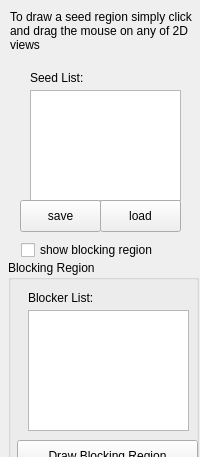
      <widget class="QWidget" name="step2">
       <property name="enabled">
        <bool>true</bool>
       </property>
       <property name="geometry">
        <rect>
         <x>0</x>
         <y>0</y>
         <width>200</width>
         <height>457</height>
        </rect>
       </property>
       <attribute name="label">
        <string>Step 2: Defining Seeds</string>
       </attribute>
       <widget class="QPushButton" name="nextstepBotton2">
        <property name="geometry">
         <rect>
          <x>100</x>
          <y>520</y>
          <width>101</width>
          <height>32</height>
         </rect>
        </property>
        <property name="text">
         <string>Next Step&gt;</string>
        </property>
       </widget>
       <widget class="QPushButton" name="prestepButton2">
        <property name="geometry">
         <rect>
          <x>0</x>
          <y>520</y>
          <width>101</width>
          <height>32</height>
         </rect>
        </property>
        <property name="text">
         <string>&lt;Pre Step</string>
        </property>
       </widget>
       <widget class="listViewWithKeyBoardSupport" name="markerListView">
        <property name="geometry">
         <rect>
          <x>30</x>
          <y>90</y>
          <width>151</width>
          <height>111</height>
         </rect>
        </property>
        <property name="focusPolicy">
         <enum>Qt::WheelFocus</enum>
        </property>
       </widget>
       <widget class="QLabel" name="label_2">
        <property name="geometry">
         <rect>
          <x>10</x>
          <y>0</y>
          <width>191</width>
          <height>61</height>
         </rect>
        </property>
        <property name="text">
         <string>To draw a seed region simply click and drag the mouse on any of 2D views</string>
        </property>
        <property name="wordWrap">
         <bool>true</bool>
        </property>
       </widget>
       <widget class="QCheckBox" name="showBlockerCheckBox">
        <property name="geometry">
         <rect>
          <x>21</x>
          <y>240</y>
          <width>161</width>
          <height>20</height>
         </rect>
        </property>
        <property name="text">
         <string>show blocking region</string>
        </property>
       </widget>
       <widget class="QGroupBox" name="blockerGroupBox">
        <property name="geometry">
         <rect>
          <x>8</x>
          <y>260</y>
          <width>191</width>
          <height>221</height>
         </rect>
        </property>
        <property name="title">
         <string>Blocking Region</string>
        </property>
        <widget class="listViewWithKeyBoardSupport" name="stopMarkerListView">
         <property name="geometry">
          <rect>
           <x>20</x>
           <y>50</y>
           <width>161</width>
           <height>121</height>
          </rect>
         </property>
         <property name="focusPolicy">
          <enum>Qt::WheelFocus</enum>
         </property>
        </widget>
        <widget class="QPushButton" name="seedButton">
         <property name="geometry">
          <rect>
           <x>9</x>
           <y>180</y>
           <width>181</width>
           <height>32</height>
          </rect>
         </property>
         <property name="text">
          <string>Draw Blocking Region</string>
         </property>
        </widget>
        <widget class="QLabel" name="label_10">
         <property name="geometry">
          <rect>
           <x>20</x>
           <y>30</y>
           <width>81</width>
           <height>16</height>
          </rect>
         </property>
         <property name="text">
          <string>Blocker List:</string>
         </property>
        </widget>
       </widget>
       <widget class="QLabel" name="label_9">
        <property name="geometry">
         <rect>
          <x>30</x>
          <y>70</y>
          <width>62</width>
          <height>16</height>
         </rect>
        </property>
        <property name="text">
         <string>Seed List:</string>
        </property>
       </widget>
       <widget class="QPushButton" name="saveSeedButton">
        <property name="geometry">
         <rect>
          <x>20</x>
          <y>200</y>
          <width>81</width>
          <height>32</height>
         </rect>
        </property>
        <property name="text">
         <string>save</string>
        </property>
       </widget>
       <widget class="QPushButton" name="loadSeedButton">
        <property name="geometry">
         <rect>
          <x>100</x>
          <y>200</y>
          <width>81</width>
          <height>32</height>
         </rect>
        </property>
        <property name="text">
         <string>load</string>
        </property>
       </widget>
       <widget class="QPushButton" name="startFuzzyConectednessButton">
        <property name="enabled">
         <bool>true</bool>
        </property>
        <property name="geometry">
         <rect>
          <x>16</x>
          <y>490</y>
          <width>181</width>
          <height>32</height>
         </rect>
        </property>
        <property name="text">
         <string>Start Segmentation</string>
        </property>
       </widget>
      </widget>
